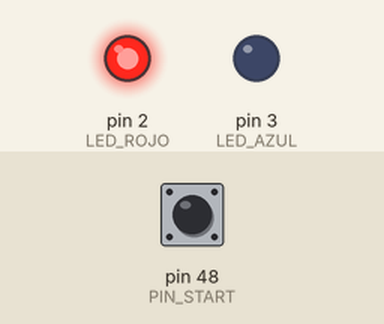
Bench run of a sketch on a simulated Arduino Mega 2560, built with avr-gcc and run on an emulated ATmega2560. On the bench: output pins drawn as LEDs (lit = HIGH). The inputs (shaded band) are chosen by the test bench; at power-on: pin 48 (PIN_START) HIGH. What the sketch prints to the serial monitor is not drawn.

Above: at 0.1 s.
Timing chart, 0 to 1.6 s (numbered marks = the images above):
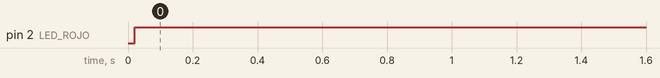

The sketch:

HolaMundo_Estados.ino
```cpp
#define LED_ROJO 2                     //LED ROJO-->PESADO
#define LED_AZUL 3                     //LED AZUL-->LIVIANO
#define PIN_START  48                    // PULSADOR START

int estado = 0;                         //START
int estadoAnterior = 0;                 //START
int salida = 0;                         //START

void setup()
{
  Serial.begin(9600);
  pinMode(LED_ROJO, OUTPUT);            //LEDS
  pinMode(LED_AZUL, OUTPUT);            //LEDS
  pinMode(PIN_START, INPUT_PULLUP);     //PULSADOR START
}

enum estados {
  EST_ENCENDIDO,
  EST_APAGADO,
  EST_DETECCION,                        //INICIO
  EST_CERRADO
};
int estado_actual = EST_ENCENDIDO;
int estado_anterior = EST_APAGADO;

void loop()
{
  Serial.println("0. Esperando deteccion");
  arrancar();
  while (salida != 0)
  {
    switch (estado_actual)
    {
      case EST_DETECCION:
        Serial.println("1. Boton presionado");
        encender_led();
        break;
      case EST_CERRADO:
        cerrar();
        break;

      default:
        break;
    }
  }
}


//*******************************************************
//FUNCIÓN PULSADOR SOSTENIDO START
void arrancar()
{
  if (estado_actual == EST_ENCENDIDO)
  {
    estado = digitalRead(PIN_START);
    if((estado == HIGH)&&(estadoAnterior == LOW))
    {
      salida = 1;
      delay (20);
      estado_actual = EST_DETECCION;
    }
    estadoAnterior = estado;
  }
}
//*******************************************************
//FUNCIÓN ENCENDER LED
void encender_led()
{
  if (estado_actual == EST_DETECCION)
  {
      digitalWrite(LED_ROJO,HIGH);
      estado_actual = EST_CERRADO;
  }
}
//*******************************************************
//FUNCIÓN CERRAR
void cerrar()
{
  if (estado_actual == EST_CERRADO)
  {
   estado_actual = EST_DETECCION;
  }
}
```

Measured:
- by itself, pin 2 (LED_ROJO): LOW → HIGH at 0.02 s
